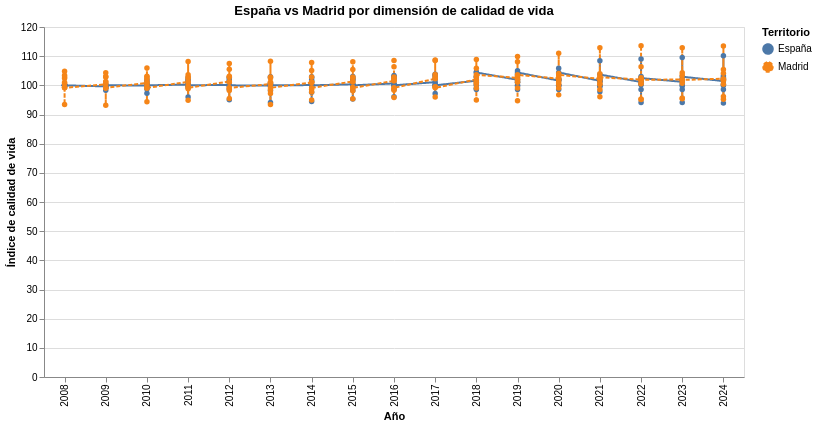

Notebook cell for this chart:
### Code cell
# VISUALIZACIÓN 1: GRÁFICO ESPAÑA vs MADRID POR DIMENSIÓN (líneas comparativas)
df_plot = df_07_final.copy()

df_plot_long = df_plot.melt(
    id_vars=["dim", "hoja", "año", "dim_num"],
    value_vars=["valor_evolucion", "valor_madrid"],
    var_name="territorio",
    value_name="valor"
)

df_plot_long["territorio"] = df_plot_long["territorio"].replace({
    "valor_evolucion": "España",
    "valor_madrid": "Madrid"
})


dchart_dim = (
    alt.Chart(df_plot_long)
    .mark_line(point=True)
    .encode(
        x=alt.X("año:O", title="Año"),
        y=alt.Y("valor:Q", title="Índice de calidad de vida"),
        color=alt.Color("territorio:N", title="Territorio"),
        strokeDash=alt.StrokeDash("territorio:N"),
        tooltip=["dim:N", "territorio:N", "año:O", "valor:Q"]
    )
    .properties(
        width=700,
        height=350,
        title="España vs Madrid por dimensión de calidad de vida"
    )
)

dchart_dim

### Figure 1 — Vega-Lite specification as saved in the notebook (floating-point values rounded to 4 significant figures; data arrays with more than 128 entries replaced by an {"elided": "..."} marker saying what was removed)
{"$schema": "https://vega.github.io/schema/vega-lite/v5.20.1.json", "config": {"view": {"continuousHeight": 300, "continuousWidth": 300}}, "data": {"name": "data-73e4a7ea652676933f246a0db889850a"}, "datasets": {"data-73e4a7ea652676933f246a0db889850a": {"elided": "340 records"}}, "encoding": {"color": {"field": "territorio", "title": "Territorio", "type": "nominal"}, "strokeDash": {"field": "territorio", "type": "nominal"}, "tooltip": [{"field": "dim", "type": "nominal"}, {"field": "territorio", "type": "nominal"}, {"field": "año", "type": "ordinal"}, {"field": "valor", "type": "quantitative"}], "x": {"field": "año", "title": "Año", "type": "ordinal"}, "y": {"field": "valor", "title": "Índice de calidad de vida", "type": "quantitative"}}, "height": 350, "mark": {"point": true, "type": "line"}, "title": "España vs Madrid por dimensión de calidad de vida", "width": 700}
